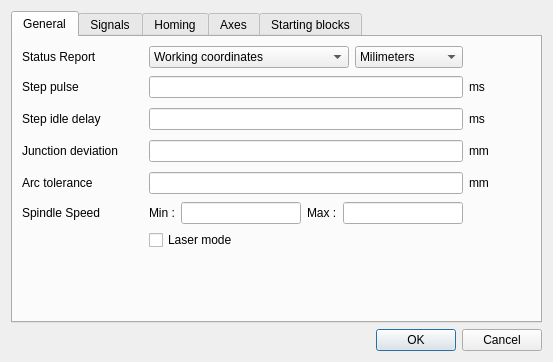
<?xml version="1.0" encoding="UTF-8"?>
<ui version="4.0">
 <class>GrblConfiguration</class>
 <widget class="QDialog" name="GrblConfiguration">
  <property name="geometry">
   <rect>
    <x>0</x>
    <y>0</y>
    <width>553</width>
    <height>362</height>
   </rect>
  </property>
  <property name="sizePolicy">
   <sizepolicy hsizetype="Preferred" vsizetype="Preferred">
    <horstretch>0</horstretch>
    <verstretch>0</verstretch>
   </sizepolicy>
  </property>
  <property name="windowTitle">
   <string>Grbl configuration</string>
  </property>
  <layout class="QGridLayout" name="gridLayout_3">
   <item row="0" column="0">
    <widget class="QTabWidget" name="tabWidget">
     <property name="sizePolicy">
      <sizepolicy hsizetype="Preferred" vsizetype="Preferred">
       <horstretch>0</horstretch>
       <verstretch>0</verstretch>
      </sizepolicy>
     </property>
     <property name="currentIndex">
      <number>0</number>
     </property>
     <widget class="QWidget" name="generalTab">
      <attribute name="title">
       <string>General</string>
      </attribute>
      <layout class="QGridLayout" name="gridLayout_5">
       <item row="8" column="2">
        <widget class="QLineEdit" name="arcToleranceLineEdit">
         <property name="alignment">
          <set>Qt::AlignRight|Qt::AlignTrailing|Qt::AlignVCenter</set>
         </property>
        </widget>
       </item>
       <item row="2" column="2">
        <layout class="QHBoxLayout" name="horizontalLayout_5">
         <item>
          <widget class="QComboBox" name="statusReportComboBox">
           <item>
            <property name="text">
             <string>Working coordinates</string>
            </property>
           </item>
           <item>
            <property name="text">
             <string>Machine coordinates</string>
            </property>
           </item>
           <item>
            <property name="text">
             <string>Working coordinates and buffer</string>
            </property>
           </item>
          </widget>
         </item>
         <item>
          <widget class="QComboBox" name="reportInchesComboBox">
           <item>
            <property name="text">
             <string>Milimeters</string>
            </property>
           </item>
           <item>
            <property name="text">
             <string>Inches</string>
            </property>
           </item>
          </widget>
         </item>
        </layout>
       </item>
       <item row="6" column="3">
        <widget class="QLabel" name="stepIdleDelayUnit">
         <property name="minimumSize">
          <size>
           <width>62</width>
           <height>0</height>
          </size>
         </property>
         <property name="text">
          <string>ms</string>
         </property>
        </widget>
       </item>
       <item row="7" column="3">
        <widget class="QLabel" name="junctionDeviationUnit">
         <property name="minimumSize">
          <size>
           <width>62</width>
           <height>0</height>
          </size>
         </property>
         <property name="text">
          <string>mm</string>
         </property>
        </widget>
       </item>
       <item row="8" column="0">
        <widget class="QLabel" name="arcToleranceLabel">
         <property name="minimumSize">
          <size>
           <width>121</width>
           <height>26</height>
          </size>
         </property>
         <property name="text">
          <string>Arc tolerance</string>
         </property>
        </widget>
       </item>
       <item row="5" column="2">
        <widget class="QLineEdit" name="stepPulseLineEdit">
         <property name="alignment">
          <set>Qt::AlignRight|Qt::AlignTrailing|Qt::AlignVCenter</set>
         </property>
        </widget>
       </item>
       <item row="5" column="0">
        <widget class="QLabel" name="stepPulseLabel">
         <property name="minimumSize">
          <size>
           <width>121</width>
           <height>26</height>
          </size>
         </property>
         <property name="maximumSize">
          <size>
           <width>16777215</width>
           <height>16777215</height>
          </size>
         </property>
         <property name="text">
          <string>Step pulse</string>
         </property>
        </widget>
       </item>
       <item row="9" column="2">
        <layout class="QHBoxLayout" name="horizontalLayout_6">
         <item>
          <widget class="QLabel" name="spindleSpeedMinLabel">
           <property name="text">
            <string>Min :</string>
           </property>
          </widget>
         </item>
         <item>
          <widget class="QLineEdit" name="spindleSpeedMinLineEdit">
           <property name="alignment">
            <set>Qt::AlignRight|Qt::AlignTrailing|Qt::AlignVCenter</set>
           </property>
          </widget>
         </item>
         <item>
          <widget class="QLabel" name="spindleSpeedMaxLabel">
           <property name="text">
            <string>Max :</string>
           </property>
          </widget>
         </item>
         <item>
          <widget class="QLineEdit" name="spindleSpeedMaxLineEdit">
           <property name="alignment">
            <set>Qt::AlignRight|Qt::AlignTrailing|Qt::AlignVCenter</set>
           </property>
          </widget>
         </item>
        </layout>
       </item>
       <item row="7" column="0">
        <widget class="QLabel" name="junctionDeviationLabel">
         <property name="minimumSize">
          <size>
           <width>121</width>
           <height>26</height>
          </size>
         </property>
         <property name="text">
          <string>Junction deviation</string>
         </property>
        </widget>
       </item>
       <item row="2" column="0">
        <widget class="QLabel" name="statusReportLabel">
         <property name="sizePolicy">
          <sizepolicy hsizetype="Minimum" vsizetype="Preferred">
           <horstretch>0</horstretch>
           <verstretch>0</verstretch>
          </sizepolicy>
         </property>
         <property name="minimumSize">
          <size>
           <width>0</width>
           <height>0</height>
          </size>
         </property>
         <property name="maximumSize">
          <size>
           <width>16777215</width>
           <height>16777215</height>
          </size>
         </property>
         <property name="text">
          <string>Status Report</string>
         </property>
        </widget>
       </item>
       <item row="6" column="2">
        <widget class="QLineEdit" name="stepIdleDelayLineEdit">
         <property name="alignment">
          <set>Qt::AlignRight|Qt::AlignTrailing|Qt::AlignVCenter</set>
         </property>
        </widget>
       </item>
       <item row="10" column="2">
        <widget class="QCheckBox" name="laserModeCheckBox">
         <property name="text">
          <string>Laser mode</string>
         </property>
        </widget>
       </item>
       <item row="6" column="0">
        <widget class="QLabel" name="stepIdelDelayLabel">
         <property name="minimumSize">
          <size>
           <width>121</width>
           <height>26</height>
          </size>
         </property>
         <property name="text">
          <string>Step idle delay</string>
         </property>
        </widget>
       </item>
       <item row="11" column="0">
        <spacer name="verticalSpacer_4">
         <property name="orientation">
          <enum>Qt::Vertical</enum>
         </property>
         <property name="sizeHint" stdset="0">
          <size>
           <width>20</width>
           <height>40</height>
          </size>
         </property>
        </spacer>
       </item>
       <item row="8" column="3">
        <widget class="QLabel" name="arcToleranceUnit">
         <property name="minimumSize">
          <size>
           <width>62</width>
           <height>0</height>
          </size>
         </property>
         <property name="text">
          <string>mm</string>
         </property>
        </widget>
       </item>
       <item row="7" column="2">
        <widget class="QLineEdit" name="junctionDeviationLineEdit">
         <property name="alignment">
          <set>Qt::AlignRight|Qt::AlignTrailing|Qt::AlignVCenter</set>
         </property>
        </widget>
       </item>
       <item row="5" column="3">
        <widget class="QLabel" name="stepPulseUnit">
         <property name="minimumSize">
          <size>
           <width>62</width>
           <height>0</height>
          </size>
         </property>
         <property name="text">
          <string>ms</string>
         </property>
        </widget>
       </item>
       <item row="9" column="0">
        <widget class="QLabel" name="spindleSpeedLabel">
         <property name="text">
          <string>Spindle Speed</string>
         </property>
        </widget>
       </item>
      </layout>
     </widget>
     <widget class="QWidget" name="signalsTab">
      <attribute name="title">
       <string>Signals</string>
      </attribute>
      <layout class="QGridLayout" name="gridLayout">
       <item row="1" column="1">
        <widget class="QCheckBox" name="probePinInvertCheckBox">
         <property name="text">
          <string>Probe pin invert</string>
         </property>
        </widget>
       </item>
       <item row="5" column="1">
        <layout class="QHBoxLayout" name="horizontalLayout_4">
         <property name="topMargin">
          <number>0</number>
         </property>
         <item>
          <widget class="QLabel" name="xLabel">
           <property name="sizePolicy">
            <sizepolicy hsizetype="Preferred" vsizetype="Preferred">
             <horstretch>0</horstretch>
             <verstretch>0</verstretch>
            </sizepolicy>
           </property>
           <property name="minimumSize">
            <size>
             <width>30</width>
             <height>0</height>
            </size>
           </property>
           <property name="font">
            <font>
             <pointsize>14</pointsize>
            </font>
           </property>
           <property name="text">
            <string>𝕏</string>
           </property>
           <property name="alignment">
            <set>Qt::AlignCenter</set>
           </property>
          </widget>
         </item>
         <item>
          <widget class="QLabel" name="yLabel">
           <property name="sizePolicy">
            <sizepolicy hsizetype="Preferred" vsizetype="Preferred">
             <horstretch>0</horstretch>
             <verstretch>0</verstretch>
            </sizepolicy>
           </property>
           <property name="minimumSize">
            <size>
             <width>30</width>
             <height>0</height>
            </size>
           </property>
           <property name="font">
            <font>
             <pointsize>14</pointsize>
            </font>
           </property>
           <property name="text">
            <string>𝕐</string>
           </property>
           <property name="alignment">
            <set>Qt::AlignCenter</set>
           </property>
          </widget>
         </item>
         <item>
          <widget class="QLabel" name="zLabel">
           <property name="sizePolicy">
            <sizepolicy hsizetype="Preferred" vsizetype="Preferred">
             <horstretch>0</horstretch>
             <verstretch>0</verstretch>
            </sizepolicy>
           </property>
           <property name="minimumSize">
            <size>
             <width>30</width>
             <height>0</height>
            </size>
           </property>
           <property name="font">
            <font>
             <pointsize>14</pointsize>
            </font>
           </property>
           <property name="text">
            <string>ℤ</string>
           </property>
           <property name="alignment">
            <set>Qt::AlignCenter</set>
           </property>
          </widget>
         </item>
         <item>
          <spacer name="horizontalSpacer_4">
           <property name="orientation">
            <enum>Qt::Horizontal</enum>
           </property>
           <property name="sizeHint" stdset="0">
            <size>
             <width>40</width>
             <height>20</height>
            </size>
           </property>
          </spacer>
         </item>
        </layout>
       </item>
       <item row="8" column="0">
        <widget class="QLabel" name="homingDirInvertLabel">
         <property name="minimumSize">
          <size>
           <width>121</width>
           <height>26</height>
          </size>
         </property>
         <property name="text">
          <string>Homing dir invert</string>
         </property>
        </widget>
       </item>
       <item row="7" column="0">
        <widget class="QLabel" name="dirPortInvertLabel">
         <property name="minimumSize">
          <size>
           <width>121</width>
           <height>26</height>
          </size>
         </property>
         <property name="text">
          <string>Direction port invert</string>
         </property>
        </widget>
       </item>
       <item row="4" column="1">
        <widget class="QCheckBox" name="hardLimitsCheckBox">
         <property name="text">
          <string>Hard limits</string>
         </property>
        </widget>
       </item>
       <item row="7" column="1">
        <layout class="QHBoxLayout" name="horizontalLayout_2">
         <property name="leftMargin">
          <number>9</number>
         </property>
         <item>
          <widget class="QCheckBox" name="xDirPortInvertCheckBox">
           <property name="sizePolicy">
            <sizepolicy hsizetype="Preferred" vsizetype="Preferred">
             <horstretch>0</horstretch>
             <verstretch>0</verstretch>
            </sizepolicy>
           </property>
           <property name="minimumSize">
            <size>
             <width>30</width>
             <height>0</height>
            </size>
           </property>
           <property name="text">
            <string/>
           </property>
          </widget>
         </item>
         <item>
          <widget class="QCheckBox" name="yDirPortInvertCheckBox">
           <property name="sizePolicy">
            <sizepolicy hsizetype="Preferred" vsizetype="Preferred">
             <horstretch>0</horstretch>
             <verstretch>0</verstretch>
            </sizepolicy>
           </property>
           <property name="minimumSize">
            <size>
             <width>30</width>
             <height>0</height>
            </size>
           </property>
           <property name="text">
            <string/>
           </property>
          </widget>
         </item>
         <item>
          <widget class="QCheckBox" name="zDirPortInvertCheckBox">
           <property name="sizePolicy">
            <sizepolicy hsizetype="Preferred" vsizetype="Preferred">
             <horstretch>0</horstretch>
             <verstretch>0</verstretch>
            </sizepolicy>
           </property>
           <property name="minimumSize">
            <size>
             <width>30</width>
             <height>0</height>
            </size>
           </property>
           <property name="text">
            <string/>
           </property>
          </widget>
         </item>
         <item>
          <spacer name="horizontalSpacer">
           <property name="orientation">
            <enum>Qt::Horizontal</enum>
           </property>
           <property name="sizeHint" stdset="0">
            <size>
             <width>40</width>
             <height>20</height>
            </size>
           </property>
          </spacer>
         </item>
        </layout>
       </item>
       <item row="0" column="1">
        <widget class="QCheckBox" name="stepEnableInvertCheckBox">
         <property name="text">
          <string>Step enable invert</string>
         </property>
        </widget>
       </item>
       <item row="2" column="1">
        <widget class="QCheckBox" name="limitPinsInvertCheckBox">
         <property name="text">
          <string>Limit pins invert</string>
         </property>
        </widget>
       </item>
       <item row="3" column="1">
        <widget class="QCheckBox" name="softLimitsCheckBox">
         <property name="text">
          <string>Soft limits</string>
         </property>
        </widget>
       </item>
       <item row="6" column="1">
        <layout class="QHBoxLayout" name="horizontalLayout">
         <property name="leftMargin">
          <number>9</number>
         </property>
         <item>
          <widget class="QCheckBox" name="xStepPortInvertCheckBox">
           <property name="sizePolicy">
            <sizepolicy hsizetype="Preferred" vsizetype="Preferred">
             <horstretch>0</horstretch>
             <verstretch>0</verstretch>
            </sizepolicy>
           </property>
           <property name="minimumSize">
            <size>
             <width>30</width>
             <height>0</height>
            </size>
           </property>
           <property name="text">
            <string/>
           </property>
          </widget>
         </item>
         <item>
          <widget class="QCheckBox" name="yStepPortInvertCheckBox">
           <property name="sizePolicy">
            <sizepolicy hsizetype="Preferred" vsizetype="Preferred">
             <horstretch>0</horstretch>
             <verstretch>0</verstretch>
            </sizepolicy>
           </property>
           <property name="minimumSize">
            <size>
             <width>30</width>
             <height>0</height>
            </size>
           </property>
           <property name="maximumSize">
            <size>
             <width>20</width>
             <height>16777215</height>
            </size>
           </property>
           <property name="autoFillBackground">
            <bool>false</bool>
           </property>
           <property name="text">
            <string/>
           </property>
           <property name="tristate">
            <bool>true</bool>
           </property>
          </widget>
         </item>
         <item>
          <widget class="QCheckBox" name="zStepPortInvertCheckBox">
           <property name="sizePolicy">
            <sizepolicy hsizetype="Preferred" vsizetype="Preferred">
             <horstretch>0</horstretch>
             <verstretch>0</verstretch>
            </sizepolicy>
           </property>
           <property name="minimumSize">
            <size>
             <width>30</width>
             <height>0</height>
            </size>
           </property>
           <property name="text">
            <string/>
           </property>
          </widget>
         </item>
         <item>
          <spacer name="horizontalSpacer_2">
           <property name="orientation">
            <enum>Qt::Horizontal</enum>
           </property>
           <property name="sizeHint" stdset="0">
            <size>
             <width>40</width>
             <height>20</height>
            </size>
           </property>
          </spacer>
         </item>
        </layout>
       </item>
       <item row="14" column="0">
        <spacer name="verticalSpacer">
         <property name="orientation">
          <enum>Qt::Vertical</enum>
         </property>
         <property name="sizeHint" stdset="0">
          <size>
           <width>20</width>
           <height>40</height>
          </size>
         </property>
        </spacer>
       </item>
       <item row="8" column="1">
        <layout class="QHBoxLayout" name="horizontalLayout_3">
         <property name="leftMargin">
          <number>9</number>
         </property>
         <item>
          <widget class="QCheckBox" name="xHomingDirInvertCheckBox">
           <property name="sizePolicy">
            <sizepolicy hsizetype="Preferred" vsizetype="Preferred">
             <horstretch>0</horstretch>
             <verstretch>0</verstretch>
            </sizepolicy>
           </property>
           <property name="minimumSize">
            <size>
             <width>30</width>
             <height>0</height>
            </size>
           </property>
           <property name="text">
            <string/>
           </property>
          </widget>
         </item>
         <item>
          <widget class="QCheckBox" name="yHomingDirInvertCheckBox">
           <property name="sizePolicy">
            <sizepolicy hsizetype="Preferred" vsizetype="Preferred">
             <horstretch>0</horstretch>
             <verstretch>0</verstretch>
            </sizepolicy>
           </property>
           <property name="minimumSize">
            <size>
             <width>30</width>
             <height>0</height>
            </size>
           </property>
           <property name="text">
            <string/>
           </property>
          </widget>
         </item>
         <item>
          <widget class="QCheckBox" name="zHomingDirInvertCheckBox">
           <property name="sizePolicy">
            <sizepolicy hsizetype="Preferred" vsizetype="Preferred">
             <horstretch>0</horstretch>
             <verstretch>0</verstretch>
            </sizepolicy>
           </property>
           <property name="minimumSize">
            <size>
             <width>30</width>
             <height>0</height>
            </size>
           </property>
           <property name="text">
            <string/>
           </property>
          </widget>
         </item>
         <item>
          <spacer name="horizontalSpacer_3">
           <property name="orientation">
            <enum>Qt::Horizontal</enum>
           </property>
           <property name="sizeHint" stdset="0">
            <size>
             <width>40</width>
             <height>20</height>
            </size>
           </property>
          </spacer>
         </item>
        </layout>
       </item>
       <item row="5" column="0">
        <widget class="QLabel" name="emptyLabel_2">
         <property name="text">
          <string/>
         </property>
        </widget>
       </item>
       <item row="6" column="0">
        <widget class="QLabel" name="stepPortInvertLabel">
         <property name="minimumSize">
          <size>
           <width>121</width>
           <height>26</height>
          </size>
         </property>
         <property name="maximumSize">
          <size>
           <width>16777215</width>
           <height>16777215</height>
          </size>
         </property>
         <property name="text">
          <string>Step port invert</string>
         </property>
        </widget>
       </item>
      </layout>
     </widget>
     <widget class="QWidget" name="homingTab">
      <attribute name="title">
       <string>Homing</string>
      </attribute>
      <layout class="QGridLayout" name="gridLayout_4">
       <item row="1" column="2">
        <widget class="QLabel" name="homingFeedUnit">
         <property name="minimumSize">
          <size>
           <width>62</width>
           <height>0</height>
          </size>
         </property>
         <property name="text">
          <string>mm/min</string>
         </property>
        </widget>
       </item>
       <item row="3" column="1">
        <widget class="QLineEdit" name="homingDebounceLineEdit">
         <property name="alignment">
          <set>Qt::AlignRight|Qt::AlignTrailing|Qt::AlignVCenter</set>
         </property>
        </widget>
       </item>
       <item row="2" column="0">
        <widget class="QLabel" name="homingSeekLabel">
         <property name="minimumSize">
          <size>
           <width>121</width>
           <height>26</height>
          </size>
         </property>
         <property name="text">
          <string>Homing seek</string>
         </property>
        </widget>
       </item>
       <item row="4" column="2">
        <widget class="QLabel" name="homingPullOffUnit">
         <property name="text">
          <string>mm</string>
         </property>
        </widget>
       </item>
       <item row="3" column="2">
        <widget class="QLabel" name="homingDebounceUnit">
         <property name="text">
          <string>ms</string>
         </property>
        </widget>
       </item>
       <item row="6" column="0">
        <spacer name="verticalSpacer_3">
         <property name="orientation">
          <enum>Qt::Vertical</enum>
         </property>
         <property name="sizeHint" stdset="0">
          <size>
           <width>20</width>
           <height>40</height>
          </size>
         </property>
        </spacer>
       </item>
       <item row="4" column="0">
        <widget class="QLabel" name="homingPullOffLabel">
         <property name="minimumSize">
          <size>
           <width>121</width>
           <height>26</height>
          </size>
         </property>
         <property name="text">
          <string>Homing pull-off</string>
         </property>
        </widget>
       </item>
       <item row="4" column="1">
        <widget class="QLineEdit" name="homingPullofflineEdit">
         <property name="alignment">
          <set>Qt::AlignRight|Qt::AlignTrailing|Qt::AlignVCenter</set>
         </property>
        </widget>
       </item>
       <item row="1" column="1">
        <widget class="QLineEdit" name="homingFeedLineEdit">
         <property name="alignment">
          <set>Qt::AlignRight|Qt::AlignTrailing|Qt::AlignVCenter</set>
         </property>
        </widget>
       </item>
       <item row="0" column="1">
        <widget class="QCheckBox" name="homingCycleCheckBox">
         <property name="text">
          <string>Enable homing</string>
         </property>
        </widget>
       </item>
       <item row="1" column="0">
        <widget class="QLabel" name="homingFeedLabel">
         <property name="minimumSize">
          <size>
           <width>121</width>
           <height>26</height>
          </size>
         </property>
         <property name="text">
          <string>Homing feed</string>
         </property>
        </widget>
       </item>
       <item row="2" column="1">
        <widget class="QLineEdit" name="homingSeekLineEdit">
         <property name="alignment">
          <set>Qt::AlignRight|Qt::AlignTrailing|Qt::AlignVCenter</set>
         </property>
        </widget>
       </item>
       <item row="0" column="0">
        <widget class="QLabel" name="emptyLabel_3">
         <property name="minimumSize">
          <size>
           <width>121</width>
           <height>26</height>
          </size>
         </property>
         <property name="maximumSize">
          <size>
           <width>16777215</width>
           <height>16777215</height>
          </size>
         </property>
         <property name="text">
          <string/>
         </property>
        </widget>
       </item>
       <item row="3" column="0">
        <widget class="QLabel" name="homingDebounceLabel">
         <property name="minimumSize">
          <size>
           <width>121</width>
           <height>26</height>
          </size>
         </property>
         <property name="text">
          <string>Homing debounce</string>
         </property>
        </widget>
       </item>
       <item row="2" column="2">
        <widget class="QLabel" name="homingSeekUnit">
         <property name="text">
          <string>mm/min</string>
         </property>
        </widget>
       </item>
      </layout>
     </widget>
     <widget class="QWidget" name="axesTab">
      <attribute name="title">
       <string>Axes</string>
      </attribute>
      <layout class="QGridLayout" name="gridLayout_2">
       <item row="2" column="2">
        <widget class="QLineEdit" name="yMaxRateLineEdit">
         <property name="alignment">
          <set>Qt::AlignRight|Qt::AlignTrailing|Qt::AlignVCenter</set>
         </property>
        </widget>
       </item>
       <item row="1" column="1">
        <widget class="QLineEdit" name="xStepsLineEdit">
         <property name="alignment">
          <set>Qt::AlignRight|Qt::AlignTrailing|Qt::AlignVCenter</set>
         </property>
        </widget>
       </item>
       <item row="2" column="3">
        <widget class="QLineEdit" name="zMaxRateLineEdit">
         <property name="alignment">
          <set>Qt::AlignRight|Qt::AlignTrailing|Qt::AlignVCenter</set>
         </property>
        </widget>
       </item>
       <item row="4" column="1">
        <widget class="QLineEdit" name="xMaxTravelLineEdit">
         <property name="alignment">
          <set>Qt::AlignRight|Qt::AlignTrailing|Qt::AlignVCenter</set>
         </property>
        </widget>
       </item>
       <item row="3" column="0">
        <widget class="QLabel" name="accelerationLabel">
         <property name="minimumSize">
          <size>
           <width>121</width>
           <height>26</height>
          </size>
         </property>
         <property name="text">
          <string>Acceleration</string>
         </property>
        </widget>
       </item>
       <item row="1" column="3">
        <widget class="QLineEdit" name="zStepsLineEdit">
         <property name="alignment">
          <set>Qt::AlignRight|Qt::AlignTrailing|Qt::AlignVCenter</set>
         </property>
        </widget>
       </item>
       <item row="1" column="0">
        <widget class="QLabel" name="stepsLabel">
         <property name="minimumSize">
          <size>
           <width>121</width>
           <height>26</height>
          </size>
         </property>
         <property name="maximumSize">
          <size>
           <width>16777215</width>
           <height>16777215</height>
          </size>
         </property>
         <property name="text">
          <string>Steps</string>
         </property>
        </widget>
       </item>
       <item row="2" column="4">
        <widget class="QLabel" name="maxRateUnit">
         <property name="text">
          <string>mm/min</string>
         </property>
        </widget>
       </item>
       <item row="4" column="3">
        <widget class="QLineEdit" name="zMaxTravelLineEdit">
         <property name="alignment">
          <set>Qt::AlignRight|Qt::AlignTrailing|Qt::AlignVCenter</set>
         </property>
        </widget>
       </item>
       <item row="3" column="1">
        <widget class="QLineEdit" name="xAccelerationLineEdit">
         <property name="alignment">
          <set>Qt::AlignRight|Qt::AlignTrailing|Qt::AlignVCenter</set>
         </property>
        </widget>
       </item>
       <item row="3" column="3">
        <widget class="QLineEdit" name="zAccelerationLineEdit">
         <property name="alignment">
          <set>Qt::AlignRight|Qt::AlignTrailing|Qt::AlignVCenter</set>
         </property>
        </widget>
       </item>
       <item row="4" column="4">
        <widget class="QLabel" name="maxTravelUnit">
         <property name="text">
          <string>mm</string>
         </property>
        </widget>
       </item>
       <item row="4" column="2">
        <widget class="QLineEdit" name="yMaxTravelLineEdit">
         <property name="alignment">
          <set>Qt::AlignRight|Qt::AlignTrailing|Qt::AlignVCenter</set>
         </property>
        </widget>
       </item>
       <item row="1" column="2">
        <widget class="QLineEdit" name="yStepsLineEdit">
         <property name="alignment">
          <set>Qt::AlignRight|Qt::AlignTrailing|Qt::AlignVCenter</set>
         </property>
        </widget>
       </item>
       <item row="0" column="1">
        <widget class="QLabel" name="xAxeLabel">
         <property name="minimumSize">
          <size>
           <width>0</width>
           <height>24</height>
          </size>
         </property>
         <property name="font">
          <font>
           <pointsize>14</pointsize>
          </font>
         </property>
         <property name="text">
          <string>𝕏</string>
         </property>
         <property name="alignment">
          <set>Qt::AlignCenter</set>
         </property>
        </widget>
       </item>
       <item row="3" column="2">
        <widget class="QLineEdit" name="yAccelerationLineEdit">
         <property name="alignment">
          <set>Qt::AlignRight|Qt::AlignTrailing|Qt::AlignVCenter</set>
         </property>
        </widget>
       </item>
       <item row="1" column="4">
        <widget class="QLabel" name="stepsUnit">
         <property name="minimumSize">
          <size>
           <width>62</width>
           <height>0</height>
          </size>
         </property>
         <property name="text">
          <string>steps/mm</string>
         </property>
        </widget>
       </item>
       <item row="4" column="0">
        <widget class="QLabel" name="maxTravelLabel">
         <property name="minimumSize">
          <size>
           <width>121</width>
           <height>26</height>
          </size>
         </property>
         <property name="text">
          <string>Max travel</string>
         </property>
        </widget>
       </item>
       <item row="0" column="3">
        <widget class="QLabel" name="zAxeLabel">
         <property name="font">
          <font>
           <pointsize>14</pointsize>
          </font>
         </property>
         <property name="text">
          <string>ℤ</string>
         </property>
         <property name="alignment">
          <set>Qt::AlignCenter</set>
         </property>
        </widget>
       </item>
       <item row="3" column="4">
        <widget class="QLabel" name="accelerationUnit">
         <property name="text">
          <string>mm/sec²</string>
         </property>
        </widget>
       </item>
       <item row="0" column="2">
        <widget class="QLabel" name="yAxeLabel">
         <property name="font">
          <font>
           <pointsize>14</pointsize>
          </font>
         </property>
         <property name="text">
          <string>𝕐</string>
         </property>
         <property name="alignment">
          <set>Qt::AlignCenter</set>
         </property>
        </widget>
       </item>
       <item row="2" column="0">
        <widget class="QLabel" name="maxRateLabel">
         <property name="minimumSize">
          <size>
           <width>121</width>
           <height>26</height>
          </size>
         </property>
         <property name="text">
          <string>Max rate</string>
         </property>
        </widget>
       </item>
       <item row="2" column="1">
        <widget class="QLineEdit" name="xMaxRateLineEdit">
         <property name="alignment">
          <set>Qt::AlignRight|Qt::AlignTrailing|Qt::AlignVCenter</set>
         </property>
        </widget>
       </item>
       <item row="5" column="0">
        <spacer name="verticalSpacer_2">
         <property name="orientation">
          <enum>Qt::Vertical</enum>
         </property>
         <property name="sizeHint" stdset="0">
          <size>
           <width>20</width>
           <height>40</height>
          </size>
         </property>
        </spacer>
       </item>
       <item row="0" column="0">
        <widget class="QLabel" name="emptyLabel_4">
         <property name="minimumSize">
          <size>
           <width>121</width>
           <height>26</height>
          </size>
         </property>
         <property name="text">
          <string/>
         </property>
        </widget>
       </item>
      </layout>
     </widget>
     <widget class="QWidget" name="tab">
      <attribute name="title">
       <string>Starting blocks</string>
      </attribute>
      <layout class="QGridLayout" name="gridLayout_6">
       <item row="1" column="1">
        <widget class="QLabel" name="startingBlockLabel">
         <property name="text">
          <string>&lt;html&gt;&lt;head/&gt;&lt;body&gt;&lt;p&gt;&lt;span style=&quot; font-weight:600; text-decoration: underline;&quot;&gt;IMPORTANT:&lt;/span&gt;&lt;span style=&quot; font-weight:600;&quot;&gt; Be very careful when storing any motion (G0/1,G2/3,G28/30) commands in the startup blocks. These motion commands will run everytime you reset or power up Grbl, so if you have an emergency situation and have to e-stop and reset, a startup block move can and will likely make things worse quickly. Also, do not place any commands that save data to EEPROM, such as G10/G28.1/G30.1. This will cause Grbl to constantly re-write this data upon every startup and reset, which will eventually wear out your Arduino's EEPROM.&lt;/span&gt;&lt;/p&gt;&lt;/body&gt;&lt;/html&gt;</string>
         </property>
         <property name="wordWrap">
          <bool>true</bool>
         </property>
        </widget>
       </item>
       <item row="2" column="1">
        <widget class="QLineEdit" name="startingBlock0LineEdit"/>
       </item>
       <item row="4" column="1">
        <spacer name="verticalSpacer_5">
         <property name="orientation">
          <enum>Qt::Vertical</enum>
         </property>
         <property name="sizeHint" stdset="0">
          <size>
           <width>20</width>
           <height>40</height>
          </size>
         </property>
        </spacer>
       </item>
       <item row="3" column="1">
        <widget class="QLineEdit" name="startingBlock1LineEdit"/>
       </item>
       <item row="0" column="1">
        <widget class="QLabel" name="label">
         <property name="text">
          <string>Grbl allows two starting blocks which are executed on each reset when not in Alarm mode.</string>
         </property>
         <property name="wordWrap">
          <bool>true</bool>
         </property>
        </widget>
       </item>
      </layout>
     </widget>
    </widget>
   </item>
   <item row="1" column="0">
    <widget class="QDialogButtonBox" name="buttonBox">
     <property name="orientation">
      <enum>Qt::Horizontal</enum>
     </property>
     <property name="standardButtons">
      <set>QDialogButtonBox::Cancel|QDialogButtonBox::Ok</set>
     </property>
    </widget>
   </item>
  </layout>
 </widget>
 <resources/>
 <connections>
  <connection>
   <sender>buttonBox</sender>
   <signal>accepted()</signal>
   <receiver>GrblConfiguration</receiver>
   <slot>accept()</slot>
   <hints>
    <hint type="sourcelabel">
     <x>248</x>
     <y>254</y>
    </hint>
    <hint type="destinationlabel">
     <x>157</x>
     <y>274</y>
    </hint>
   </hints>
  </connection>
  <connection>
   <sender>buttonBox</sender>
   <signal>rejected()</signal>
   <receiver>GrblConfiguration</receiver>
   <slot>reject()</slot>
   <hints>
    <hint type="sourcelabel">
     <x>316</x>
     <y>260</y>
    </hint>
    <hint type="destinationlabel">
     <x>286</x>
     <y>274</y>
    </hint>
   </hints>
  </connection>
 </connections>
</ui>
